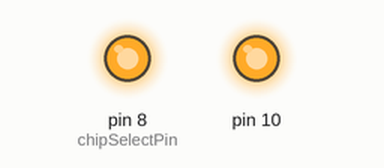
Simulated run of this sketch. Board: Arduino Uno, built with avr-gcc and run on an emulated ATmega328P. Parts: output pins drawn as LEDs (lit = HIGH).

Above: at 0.1 s.
Timing chart, 0 to 1.6 s (numbered marks = the images above):
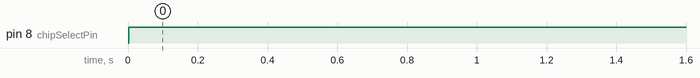

Measured:
- by itself, pin 8 (chipSelectPin): LOW → HIGH at 0.00 s

The sketch:

Sentence.ino
```cpp
#include "SPI.h"
#include "font.h"
#include "lcd8x8rgb.h"

boolean point = 1;
unsigned char h[] = " Week 11 - Output Device ";

void setup() {
  Serial.begin(9600);

  SPI.setDataMode(SPI_MODE1);
  SPI.setClockDivider(SPI_CLOCK_DIV64);
  SPI.begin();

  pinMode(chipSelectPin, OUTPUT);

  vClear();
}

void loop() {
  point =! point; //code for writing a scrolling sentence
  scrollString(h, point);
  Transfer();
  delay(100);
  vClear();
}
```

lcd8x8rgb.h
```cpp
/*
  * MOD-LED8x8RGB Arduino Drawing Library
  * color - drawing color
  * drawPixel(x,y) draws drawPixel at X,Y coordinates (1,1) is upper left corner
  * drawLine(x1,y1,x2,y2) draws line
  * drawRectangle(x1,y1,x2,y2) draws rectangle
  * drawSolidRectangle(x1,y1,x2,y2) draws solid rectangle
  * drawElipse(x,y,rx,ry) draws elipse
  * drawCircle(x,y,r) draws circle
  * drawTriangle(x1,y1,x2,y2,x3,y3) draws triangle
  * drawChar(c)  - draws char at cX, cY and updates cX, cY
  * drawString(s) - draws string at cX, cY and updates cX, cY
  * lScroll() - scrolls all screen left 1 column
  * rScroll() - scrolls all screen right 1 column
  * scrollCharLeft(c) - scrolls one character from the bottom right matrix to the left
  * scrollCharRight(c) - scrolls one character from the upper left matrix to the right
  *scrollString( c, dir) - scrolls string left or right
  *
*/
#define bigX 2                  // Number of MOD-LED8x8RGB in columns
#define bigY 1                  // Number of MOD-LED8x8RGB in rows
#define NumberX bigX*bigY       // Total number of MOD-LED8x8RGBs connected together

unsigned char color = 2;        // Starting color of LEDs
unsigned char sdelay = 100;
const char chipSelectPin = 8;

unsigned char videobuf[NumberX * 24]; //video buffer

unsigned char cX = 1;
unsigned char cY = 1;

//----------------------------------------------------------------------------------------------
void vClear() {          			//clear the video buffer
  for (int i = 0; i < NumberX * 24; i++)
    videobuf[i] = 0;
}

//----------------------------------------------------------------------------------------------
void Transfer () {      			//transfer the video buffer to MOD-LED8x8RGB
  digitalWrite(chipSelectPin, LOW);
  for (int i = 0; i < NumberX * 24; i++) {
    SPI.transfer(videobuf[i]);
    delayMicroseconds(10);
  }
  digitalWrite(chipSelectPin, HIGH);
}

//----------------------------------------------------------------------------------------------
void drawPixel (unsigned int X, unsigned int Y) {    //draw drawPixel at x,y coordinates to MOD-LED8x8RGB 1,1 is upper left corner
  if (Y <= bigY * 8 && X <= bigX * 8 && X > 0 && Y > 0) {
    if (Y > 8) X = (X + bigX * 8) * ((Y - 1) / 8);
    Y = Y % 8;
    if (Y == 0) Y = 8;

    int p;
    p = NumberX - ((X - 1) / 8) - 1;

    videobuf[3 * (Y - 1) + 24 * p] &= ~(1 << ((X - 1) % 8));  //turn off chosen drawPixel
    videobuf[3 * (Y - 1) + 1 + 24 * p] &= ~(1 << ((X - 1) % 8));
    videobuf[3 * (Y - 1) + 2 + 24 * p] &= ~(1 << ((X - 1) % 8));

    if (color & 1) videobuf[3 * (Y - 1) + 24 * p] |= (1 << ((X - 1) % 8)); //set color to the drawPixel
    if (color & 2) videobuf[3 * (Y - 1) + 1 + 24 * p] |= (1 << ((X - 1) % 8));
    if (color & 4) videobuf[3 * (Y - 1) + 2 + 24 * p] |= (1 << ((X - 1) % 8));
  }
}

//----------------------------------------------------------------------------------------------
void drawLine (int x1, int y1, int x2, int y2) {      //draw a line from x1,y1 to x2,y2
  int dx, dy, sx, sy, err, e2;

  dx = abs (x2 - x1);
  dy = abs (y2 - y1);
  if (x1 < x2) sx = 1;
  else sx = -1;
  if (y1 < y2) sy = 1;
  else sy = -1;
  err = dx - dy;
  do {
    drawPixel (x1, y1);
    if ((x1 == x2) && (y1 == y2))
      break;
    e2 = 2 * err;
    if (e2 > -dy) {
      err = err - dy;
      x1 = x1 + sx;
    }
    if (e2 < dx) {
      err = err + dx;
      y1 = y1 + sy;
    }
  } while (1);
  return;
}

//----------------------------------------------------------------------------------------------
void drawRectangle (int x1, int y1, int x2, int y2) {  //draw a rectangle from x1,y1 to x2,y2
  drawLine (x1, y1, x1, y2);
  drawLine (x1, y1, x2, y1);
  drawLine (x2, y1, x2, y2);
  drawLine (x1, y2, x2, y2);
  return;
}

//----------------------------------------------------------------------------------------------
void drawSolidRectangle (int x1, int y1, int x2, int y2) {  //draw a solid rectangle
  if (x2 > x1)
    for (int i = x1; i <= x2; i++)
      drawLine (i, y1, i, y2);
  else for (int i = x2; i <= x1; i++)
      drawLine (i, y1, i, y2);
  return;
}

//----------------------------------------------------------------------------------------------
void Draw_4_Ellipse_Points (int CX, int CY, int X, int Y) {  //function needed for drawing an ellipse
  drawPixel (CX + X, CY + Y);
  drawPixel (CX - X, CY + Y);
  drawPixel (CX - X, CY - Y);
  drawPixel (CX + X, CY - Y);
  return;
}

//----------------------------------------------------------------------------------------------
void drawEllipse (int CX, int CY, int XRadius, int YRadius) {   //draw an ellipse & fix radius if negative
  int X, Y, XChange, YChange, EllipseError, TwoASquare, TwoBSquare, StoppingX, StoppingY;
  if (XRadius < 0) XRadius = -XRadius;
  if (YRadius < 0) YRadius = -YRadius;

  TwoASquare = 2 * XRadius * XRadius;
  TwoBSquare = 2 * YRadius * YRadius;
  X = XRadius;
  Y = 0;
  XChange = YRadius * YRadius * (1 - 2 * XRadius);
  YChange = XRadius * XRadius;
  EllipseError = 0;
  StoppingX = TwoBSquare * XRadius;
  StoppingY = 0;

  while (StoppingX >= StoppingY) {	        // 1st set of points, y'> -1
    Draw_4_Ellipse_Points (CX, CY, X, Y);
    Y++;
    StoppingY = StoppingY + TwoASquare;
    EllipseError = EllipseError + YChange;
    YChange = YChange + TwoASquare;
    if ((2 * EllipseError + XChange) > 0) {
      X--;
      StoppingX = StoppingX - TwoBSquare;
      EllipseError = EllipseError + XChange;
      XChange = XChange + TwoBSquare;
    }
  }

  X = 0;
  Y = YRadius;
  XChange = YRadius * YRadius;
  YChange = XRadius * XRadius * (1 - 2 * YRadius);
  EllipseError = 0;
  StoppingX = 0;
  StoppingY = TwoASquare * YRadius;

  while (StoppingX <= StoppingY) {        // 2nd set of points, y'< -1
    Draw_4_Ellipse_Points (CX, CY, X, Y);
    X++;
    StoppingX = StoppingX + TwoBSquare;
    EllipseError = EllipseError + XChange;
    XChange = XChange + TwoBSquare;
    if ((2 * EllipseError + YChange) > 0) {
      Y--;
      StoppingY = StoppingY - TwoASquare;
      EllipseError = EllipseError + YChange;
      YChange = YChange + TwoASquare;
    }
  }
  return;
}

//----------------------------------------------------------------------------------------------
void drawCircle (int x, int y, int r) {   //draw a circle
  drawEllipse (x, y, r, r);
  return;
}

//----------------------------------------------------------------------------------------------
void drawTriangle (int x1, int y1, int x2, int y2, int x3, int y3) {   //draw a triangle
  drawLine (x1, y1, x2, y2);
  drawLine (x2, y2, x3, y3);
  drawLine (x3, y3, x1, y1);
  return;
}

//----------------------------------------------------------------------------------------------
void drawChar(unsigned char c) {  //draw static character  if within the Font limit
  unsigned char b, i;
  signed char k;
  if (c < 32 || c > 125) c = 32;

  for (k = 0; k < 5; k++) {
    b = FontLookup[c - 32][k];
    for (i = 0; i < 8; i++)
      if (b & (1 << i)) drawPixel(k + cX, i + cY);
  }
}

//----------------------------------------------------------------------------------------------
void drawString( unsigned char c[]) {  //draw static string
  for (int i = 0; c[i]; i++) {
    drawChar(c[i]);
    cX += 6;
  }
}

//----------------------------------------------------------------------------------------------
void lScroll() {   //scroll everything left
  for (int i = NumberX * 24 - 1; i >= 0; i--) {
    videobuf[i] = videobuf[i] >> 1;
    if (i >= 24) videobuf[i] |= ((videobuf[i - 24] & 1) << 7);
  }
}

//----------------------------------------------------------------------------------------------
void rScroll() {   //scroll everything right
  for (int i = 0; i < NumberX * 24; i++) {
    videobuf[i] = videobuf[i] << 1;
    if (i < (NumberX - 1) * 24) videobuf[i] |= (videobuf[i + 24] >> 7);
  }
}

//----------------------------------------------------------------------------------------------
void scrollCharLeft(unsigned char c) {   //scroll one character left if within the Font limit
  unsigned char b, i, k;
  if (c < 32 || c > 125) c = 32;

  for (k = 0; k < 5; k++) {
    b = FontLookup[c - 32][k];
    for (i = 0; i < 8; i++)
      if (b & (1 << i)) drawPixel(bigX * 8, i + 1 + (bigY - 1) * 8);
    Transfer();
    lScroll();
    delay(sdelay);
  }
  Transfer();
  lScroll();
  delay(sdelay);
}

//----------------------------------------------------------------------------------------------
void scrollCharRight(unsigned char c) {  //scroll one character right if within the Font limit
  unsigned char b, i, k;
  if (c < 32 || c > 125) c = 32;

  rScroll();
  for (k = 4; k >= 0; k--) {
    b = FontLookup[c - 32][k];
    for (i = 0; i < 8; i++)
      if (b & (1 << i)) drawPixel(1, i + 1);
    Transfer();
    rScroll();
    delay(sdelay);
  }
  Transfer();
  delay(sdelay);
}

//----------------------------------------------------------------------------------------------
void theEnder(boolean directions) {  //move everything left/right until it leaves the screen
  for (int i = 0; i < NumberX * 8 - 1; i++) {
    if (directions) rScroll();
    else lScroll();
    Transfer();
    delay(sdelay);
  }
}

//----------------------------------------------------------------------------------------------
void scrollString(unsigned char c[], boolean directions) { //draw a scrolling string

  int len;
  for (len = 0; c[len]; len++);

  if (directions) {
    for (int i = len - 1; i >= 0; i--) {
      scrollCharRight(c[i]);
      color++; if (color>7) color = 1;
    }
  }
  else {
    for (int i = 0; c[i]; i++) {
      scrollCharLeft(c[i]);
      color++; if (color>7) color = 1;
    }
  }
  theEnder(directions);
}
```

Source omitted: font.h (data table, 4119 bytes)
